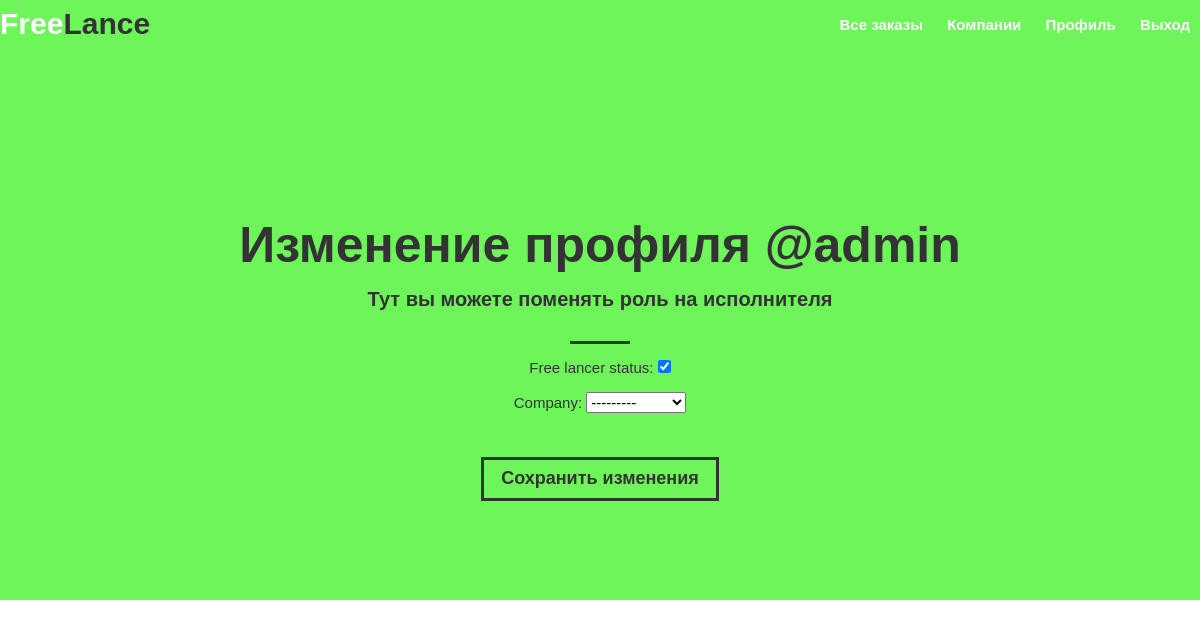
Page /users/change-profile-data/ (signed in) on the committed database.
### users/models.py (models this page shows, shortened)
class Profile(models.Model):
	owner_user = models.OneToOneField(User, on_delete=models.CASCADE, verbose_name="Owner", related_name='my_profile')
	free_lancer_status = models.BooleanField(default=False)
	rate_as_freelancer = models.PositiveIntegerField(default=0)
	company = models.ForeignKey(Company, on_delete=models.CASCADE, related_name='companys', blank=True, null=True)
	elo = models.PositiveIntegerField(default=0)
	avatar = models.ImageField(upload_to='avatars/', blank=True, null=True)

### users/views.py (the view)
# urls.py: path('change-profile-data/', ChangeProfilePage.as_view(), name='change_profile'),
class ChangeProfilePage(LoginRequiredMixin, UpdateView):
    template_name = 'users/change_profile.html'
    form_class = ChangeProfileForm
    model = Profile
    context_object_name = 'profile'
    def get_object(self):
        return self.request.user.my_profile

### users/forms.py
class ChangeProfileForm(forms.ModelForm):
    class Meta:
        model = Profile
        fields = ['free_lancer_status', 'company']

### users/models.py (called while the page is built)
	def __str__(self):
		return self.nameing

### templates/users/change_profile.html
{% extends 'base.html' %}
{% block intro_title %}Изменение профиля @{{profile.owner_user.username}}{% endblock intro_title %}
{% block intro_subtitle %}Тут вы можете поменять роль на исполнителя{% endblock intro_subtitle %}
{% block btns %}
    <form method="post">{% csrf_token %}
        {{form.as_p}}
        <button type="submit" class="btn top-three-three bcgr">Сохранить изменения</button>
    </form>
{% endblock btns %}

### tasks/static/style.css (style rules this page uses)
body { font-family: Arial, "Helvetica Neue", Helvetica, sans-serif; font-size: 15px; color: #333; }
.btn { display: inline-block; vertical-align: top; border: 3px solid #333; text-decoration: none; color: #333; font-size: 18px; padding: 1% 2%; font-weight: bold; }
.top-three-three { margin-top: 3.3%; }
.bcgr { background-color: #6DF55A; }
.task_list__card a, p { color: #333; text-decoration: none; }

### rows in the picture
Profile: owner_user.username "admin", free_lancer_status "☑", company "---------"
